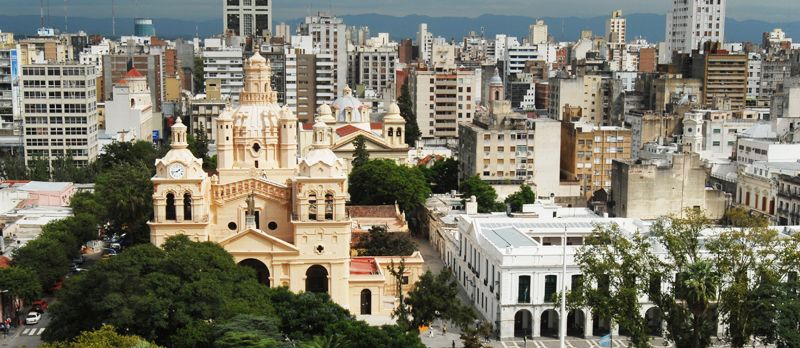
#> input picture TP2/Entrega/Córdoba.jpg, 800 x 348 px; the run also reads 2 pictures not shown here
$ jupyter execute --allow-errors 'Cazajous M. TP2.ipynb'
#> lines starting #> are read from the running program, lines starting #| are printed output that depends on the picture
#                 Taller de procesamiento de imágenes en Python.

### Autor: Cazajous Miguel A.

# Informe trabajo práctico Nº 2:

### Instalamos pip
python -m ensurepip --default-pip
### Utilizamos un archivo para instalar todos los módulos que se van a necesitar para el práctico
sudo pip install -r módulos

**Dentro del archivo se van agregando los módulos que se necesitan y se corre el comando anterior. Los módulos ya instalados no se reinstalan**

## Introducción

En el procesamiento de imaǵenes son importantes diferentes operaciones de mejoras en las mismas que permiten obtener más información de ciertos aspectos de interés, las cuales se agrupan dependiendo en el dominio donde se estudien: Dominio de frecuencia y dominio espacial. En el dominio de la frecuencia entran en consideración las transformadas de Fourier y en la espacial hace referencia a una directa modificación en los pixeles que componen la imagen. Esta última es la que vamos a utilizar.

Podemos representar una transformación espacial mediante $g(x,y)=T(f(x,y))$ donde $g(x,y)$ es la nueva imagen obtenida luego de aplicarle la transformación $T$ a la imagen $f(x,y)$.

Una forma de mejorar una imagen con el propósito de observar detalles no visibles antes de la mejora, es modificar los niveles de grises de la misma (Gray Level Transformations).
Dentro de las GLT podemos diferencias 3 sub grupos:

* Transformaciones lineales, dentro de las cuales esta la transformación negativa que se define como:

$$s = 255 - r$$

Con $s$ los pixeles luego de la transformación a los pixeles $r$.

* Transformaciones logarítimicas que se definen como:

$$s = c . log(r + 1)$$

Nuevamente $s$ y $r$ representan los nuevos y viejos pixeles de la imagen y $c$ es una constante que define el nivel de mejora que se desea.

* Transformaciones de potencia definidas como:

$$s=c . r^\gamma$$

Con $\gamma$ factor gamma, que determina el nivel de mejora.
Una transformación lineal del tipo T(r)=2*r puede producir desbordamiento y hace que un valor por encima de 255 sea interpretado de manera incorrecta.

### Histogramas

Un tipo de gráficos que utilizaremos son los histogramas. En los mismos se representa mediante barras la frecuencia de aparición de determinado valor.

En los casos en que se usen para graficar matrices que representen una imagen, muestran como se agrupan los diferentes valores, permitiendo obtener información extra de la imagen, como por ejemplo cuando apliquemos sobre la imagen diferentes transformaciones y querramos observar de otra manera los cambios que sufre la imagen.

En el histograma veremos que las barras representan la cantidad de pixeles que tienen el mismo valor indicado por el eje x.

### Imagenes binarias

Se refiere a imagenes que solo tienen dos valores diferentes entre los 256 valores totales. Por lo general se representan por los extremos, blanco y negro, es decir, 0 y 255.

### Filtros

Además de los cambios en los niveles de contraste para la mejora de imágenes, se usarán también filtros. Los mismos hacen uso de máscaras de diferentes tamaños con las cuales realizan operaciones con las matrices que representan a las imágenes, resultando en una nueva matriz y por lo tanto en una nueva imagen. Las máscaras no son más que otras matrices de menor tamaño.

Por ejemplo tenemos una máscara de suavizado que saca un promedio del valor central y los vecinos:

$$M=\left[\begin{matrix} 1/9 & 1/9 & 1/9 \\ 1/9 & 1/9 & 1/9 \\ 1/9 & 1/9 & 1/9 \end{matrix}\right]=\frac{1}{9}\left[\begin{matrix} 1 & 1 & 1 \\ 1 & 1 & 1 \\ 1 & 1 & 1 \end{matrix}\right]$$

De tener una matriz mayor, como de 5x5, que es otro tamaño también usual, el valor de cada lugar de la matriz es $\frac{1}{25}$

El valor central de la matriz original que coincide con el centro de la máscara se reemplaza por una operación promedio entre el pixel y sus vecinos, determinados por el tamaño de la máscara.

De manera resumida lo que un filtro de suavizado hace es promediar los pixeles con sus vecinos de manera que la transición es más suave, este tipo de operaciones hace que los contornos sean menos notorios.

### Referencias:

- Guía propia del seminario
- [Gray Level Transformation](https://www.tutorialspoint.com/dip/gray_level_transformations.htm)
- [Image Enhancement](http://www.mv.helsinki.fi/home/khoramsh/4-Image%20Enhancement%20in%20Spatial%20Domain.pdf)
- [Image Threshold](https://docs.opencv.org/3.4.0/d7/d4d/tutorial_py_thresholding.html)
- [Filtros espaciales](https://pythoneyes.wordpress.com/2017/06/12/filtros-espaciales-lineales-en-python-3-ejemplificado-con-la-implementacion-de-filtro-de-suavizado-smooth-filter/)
- [Filtrado de imágenes](https://code.tutsplus.com/es/tutorials/image-filtering-in-python--cms-29202)

## Ejercicio 1:

### Cargar una imagen monocroma y realizar las siguientes modificaciones.

* **Aclararla**
* **Oscurecerla**
* **Obtener el negativo**

### Puede ser necesario correrlo dos veces

[cell 1]
import cv2 as cv
from matplotlib import pyplot as plt
import numpy as np

#Para aclarar la imagen puede existir desbordamiento y los valores que sobrepasan los 255
#serán interpretados de manera no deseada. Definimos entonces una función gamma para un valor c=1.
def gamma(im, factor):
    imagen_modif = 255*(im/255)**factor
    return imagen_modif

def negativo(im):
    imagen_modif = 255 - im
    return imagen_modif

#Cargamos una imagen cualquiera en escala de grises y hacemos una conversión a entero.
imagen=cv.imread('Córdoba.jpg', cv.IMREAD_GRAYSCALE)
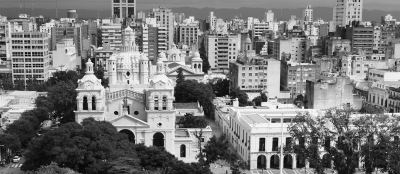
#> imagen: shape (348, 800) (shown at 1/2 size); min 0, max 255, mean 121.7
imagen = imagen.astype('uint8')

#Vemos que solo posee dos dimensiones, es decir es monocromática.
print("imagen.shape", imagen.shape)
#| imagen.shape (348, 800)

#Obtenemos una versión aclarada con un factor < 1, una oscurecida con un factor > 1
#y negativa de la imagen original.
imagen_a = gamma(imagen, 0.25)
#> in gamma, `imagen_modif = 255*(im/255)**factor`:
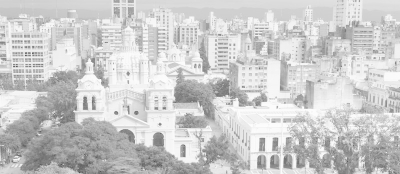
#> imagen_modif: shape (348, 800) float64 (shown at 1/2 size); min 0, max 255, mean 204.3
imagen_a = imagen_a.astype('uint8')

imagen_o = gamma(imagen,2.5)
#> call 2 of gamma, with factor = 2.5
#> in gamma (call 2), `imagen_modif = 255*(im/255)**factor`:
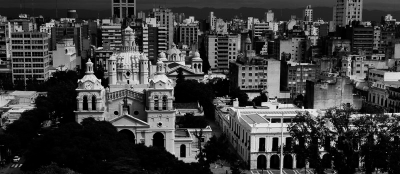
#> imagen_modif: shape (348, 800) float64 (shown at 1/2 size); min 0, max 255, mean 62.2
imagen_o = imagen_o.astype('uint8')

imagen_n = negativo(imagen)
#> in negativo, `imagen_modif = 255 - im`:
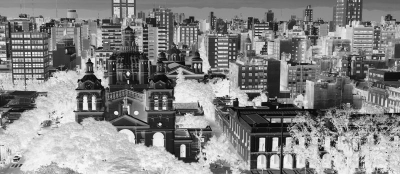
#> imagen_modif: shape (348, 800) (shown at 1/2 size); min 0, max 255, mean 133.3
imagen_n = imagen_n.astype('uint8')

#Graficamos
fig, axs = plt.subplots(nrows=2, ncols=2, sharex=True)
fig.set_figheight(10)
fig.set_figwidth(15)
axs[0,0].set_title("Imagen original")
axs[0,0].imshow(imagen, cmap='gray', vmin=0, vmax=255)
axs[0,1].set_title("Imagen aclarada")
axs[0,1].imshow(imagen_a, cmap='gray', vmin=0, vmax=255)
axs[1,0].set_title("Imagen oscurecida")
axs[1,0].imshow(imagen_o, cmap='gray', vmin=0, vmax=255)
axs[1,1].set_title("Imagen negativa")
axs[1,1].imshow(imagen_n, cmap='gray', vmin=0, vmax=255)
plt.show()

## Ejercicio 2:

### Mejorar el contraste de los niveles de gris intermedios de la imagen oscurecida en el ejercicio 1.

Una imagen con poco contraste nos muestra un histograma muy angosto, es decir que el rango de valores es muy pequeño. Para mejorar la imagen utilizamos el equalizador que trae la librería openCV. Esto hace que el rango de valores se distribuya en todos los valores de 0 a 255 logrando una mejora en la imagen.

Lo comentado anteriormente puede entenderse mejor del siguiente link.

[Equalización de histograma](https://docs.opencv.org/2.4/doc/tutorials/imgproc/histograms/histogram_equalization/histogram_equalization.html)

Para realizar los gráficos siguientes se hizo uso de gridspec, que permite que se puedan graficar figuras de diferente tamaño, ajustando convenientemente los ejes.

[Customize figure layouts](https://matplotlib.org/tutorials/intermediate/gridspec.html)

### Puede ser necesario correrlo dos veces

[cell 2]
import matplotlib.gridspec as gridspec

#Hacemos uso de la función de equalización, haciendo antes una conversión de tipo a valores enteros.
imagen_o=imagen_o.astype('uint8')
imagen_eq = cv.equalizeHist(imagen_o)
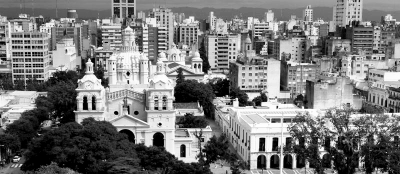
#> imagen_eq: shape (348, 800) (shown at 1/2 size); min 0, max 255, mean 120.7

#Crea una grilla de 2 filas y 2 columnas.
gs = gridspec.GridSpec(2, 2)

#Define los tamaños de las imágenes
figs = plt.figure(constrained_layout=True)
figs.set_figheight(10)
figs.set_figwidth(15)

#Aquí se pueden definir los tamaños de las celdas.
ax1 = plt.subplot(gs[0])
ax2 = plt.subplot(gs[1])
ax3 = plt.subplot(gs[2])
ax4 = plt.subplot(gs[3])

#Se grafican las imágenes y se colocan los títulos
ax1.set_title('Imagen oscurecida')
ax1.imshow(imagen_o, cmap = 'gray', vmin =0 ,vmax=255)

ax2.set_title('Histograma')
ax2.hist(imagen_o[:,:].ravel(),256,[0,256])

ax3.set_title('Imagen ecualizada')
ax3.imshow(imagen_eq, cmap = 'gray', vmin =0 ,vmax=255)

ax4.set_title('Histograma')
ax4.hist(imagen_eq[:,:].ravel(),256,[0,256])

plt.show()
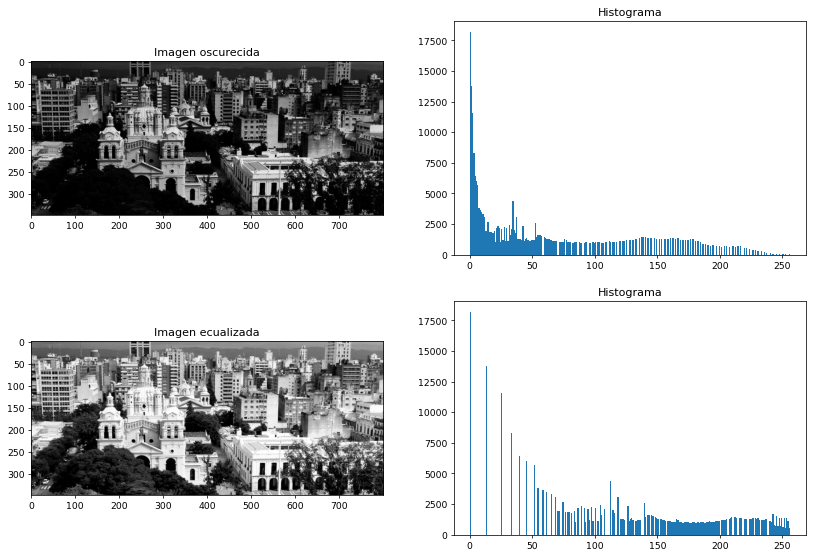
#> figure drawn by matplotlib, 4 panels; panel 2: tallest bar 18154 high, from x = 0 to 1; panel 4: tallest bar 18154 high, from x = 0 to 1

## Ejercicio 3:

### Mostrar en una misma ventana, la imagen original, y las obtenidas en el ejercicio 1 y 2, y en otra sus respectivos histogramas. Realice comentarios que expliquen los cambios en el histograma.

[cell 3]
#Crea una grilla de 5 filas y 2 columnas.
gs = gridspec.GridSpec(5, 2)

#Define los tamaños de las imágenes
figs = plt.figure(constrained_layout=True)
figs.set_figheight(25)
figs.set_figwidth(15)

#Aquí se pueden definir los tamaños de las celdas.
ax1 = plt.subplot(gs[0])
ax2 = plt.subplot(gs[1])
ax3 = plt.subplot(gs[2])
ax4 = plt.subplot(gs[3])
ax5 = plt.subplot(gs[4])
ax6 = plt.subplot(gs[5])
ax7 = plt.subplot(gs[6])
ax8 = plt.subplot(gs[7])
ax9 = plt.subplot(gs[8])
ax10 = plt.subplot(gs[9])

#Se grafican las imágenes y se colocan los títulos
ax1.set_title('Imagen')
ax1.imshow(imagen, cmap = 'gray', vmin =0 ,vmax=255)

ax2.set_title('Histograma')
ax2.hist(imagen[:,:].ravel(),256,[0,256])

ax3.set_title('Imagen aclarada')
ax3.imshow(imagen_a, cmap = 'gray', vmin =0 ,vmax=255)

ax4.set_title('Histograma')
ax4.hist(imagen_a[:,:].ravel(),256,[0,256])

ax5.set_title('Imagen oscurecida')
ax5.imshow(imagen_o, cmap = 'gray', vmin =0 ,vmax=255)

ax6.set_title('Histograma')
ax6.hist(imagen_o[:,:].ravel(),256,[0,256])

ax7.set_title('Imagen negativa')
ax7.imshow(imagen_n, cmap = 'gray', vmin =0 ,vmax=255)

ax8.set_title('Histograma')
ax8.hist(imagen_n[:,:].ravel(),256,[0,256])

ax9.set_title('Imagen ecualizada')
ax9.imshow(imagen_eq, cmap = 'gray', vmin =0 ,vmax=255)

ax10.set_title('Histograma')
ax10.hist(imagen_eq[:,:].ravel(),256,[0,256])

plt.show()
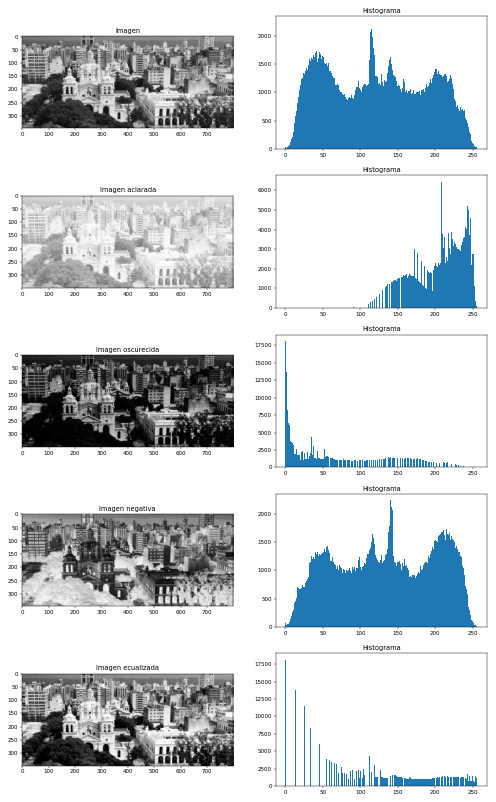
#> figure drawn by matplotlib, 10 panels; panel 2: tallest bar 2245 high, from x = 115 to 116; panel 4: tallest bar 6442 high, from x = 208 to 209; panel 6: tallest bar 18154 high, from x = 0 to 1; panel 8: tallest bar 2245 high, from x = 140 to 141

### Comentarios:

* En la primer gráfica vemos la imagen original y su histograma. Simplemente podemos decir que se ve que la imagen tiene mucho contraste, pues abarca todos los valores desde 0 a 255 y existe un balance entre ellos.
* En la imagen aclarada vemos que el histograma tiene una tendencia a los valores más altos, es decir a aquellos que se van a proximando al blanco.
* En la imagen oscurecida lo que ocurre es lo opuesto a lo anterior. Aquí el histograma muestra que los valores más bajos (cerca del negro) son los más frecuentes, siendo el valor 0 el más encontrado.
* En la imagen negativa puede verse claramente una representación espejada de la imagen original, lo que concuerda si se comparan ambas imágenes a simple vista. Son opuestas.
* En la imagen ecualizada vemos que los valores de la imagen oscurecida ahora están distribuidos a lo largo de todos los valores posibles.

## Ejercicio 4:

### Obtener el valor de gris más repetido en cada imagen.

[cell 4]
#Definimos una función que cuenta la cantidad de ocurrencias de un determinado valor.
#Recorre el array y cada valor del pixel lo toma como llave. Si no existe le asigna el valor 1 (una ocurrencia)
#Y si ya existe va incrementando el valor de esa llave. Al final de recorrer el array tenemos un diccionario
#que tiene tantas llaves como diferentes valores haya en el array y como valor su cantidad de ocurrencias.
def valor_mas_frec(array):
    dicc = {}
    for i in range(0,len(array[:,0])):
        for j in range(0, len(array[0,:])):
            if array[i][j] in dicc:
                dicc[array[i][j]] += 1
            else:
                dicc[array[i][j]] = 1
    #Buscamos el máximo valor y devolvemos la llave correspondiente
    max = array[0][0]
    for key,val in dicc.items():
        if dicc[key] > dicc[max]:
            max = key
    return max

#Definimos un simple arreglo de prueba
prueba = np.array([[1, 2, 4], [7, 5, 3], [4, 1, 2]])

#Probamos nuestra función
dictionary = valor_mas_frec(prueba)
print("Prueba de función: \n",dictionary)

#Ejecutamos la función con cada una de las matrices que representan las imágenes anteriores.
im = valor_mas_frec(imagen)
#> the loop in valor_mas_frec (call 2), `for key,val in dicc.items():` made 256 passes
#> (key, val, max) on passes 2 to 4: (117, 1796, 117), (114, 2127, 114), (115, 2245, 115)
#> im = 115
im_o = valor_mas_frec(imagen_o)
#> im_o = 0
im_a = valor_mas_frec(imagen_a)
#> im_a = 208
im_n = valor_mas_frec(imagen_n)
#> im_n = 140
im_eq = valor_mas_frec(imagen_eq)
#> im_eq = 0

print("Valor más frecuente en la imagen original:", im)
#| Valor más frecuente en la imagen original: 115
print("Valor más frecuente en la imagen oscurecida:", im_o)
#| Valor más frecuente en la imagen oscurecida: 0
print("Valor más frecuente en la imagen aclarada:", im_a)
#| Valor más frecuente en la imagen aclarada: 208
print("Valor más frecuente en la imagen negativa:", im_n)
#| Valor más frecuente en la imagen negativa: 140
print("Valor más frecuente en la imagen oscurecida equalizada:", im_eq)
#| Valor más frecuente en la imagen oscurecida equalizada: 0

## Ejercicio 5:

### Elija una imagen monocroma y luego binarizarla con dos métodos, uno automático y otro subjetivo utilizando el histograma.

[cell 5]
#Elegimos una nueva imagen y la cargamos con escala de grises como hicimos anteriormente.
imagen=cv.imread('pensa-suhr.jpg', cv.IMREAD_GRAYSCALE)
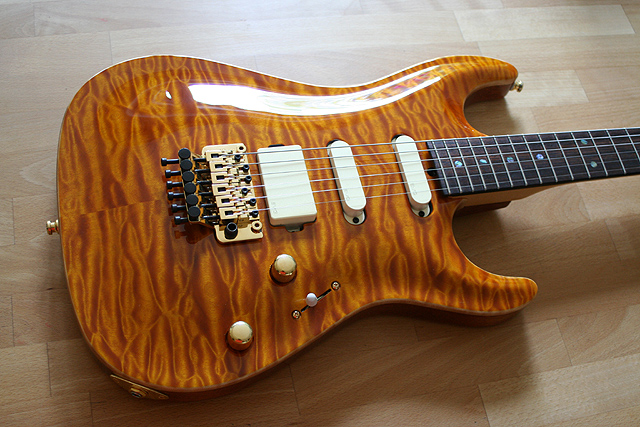
#> input picture TP2/Entrega/pensa-suhr.jpg, 640 x 427 px
#> imagen: shape (427, 640)
#> (the rest of the program and of its run is left out)
